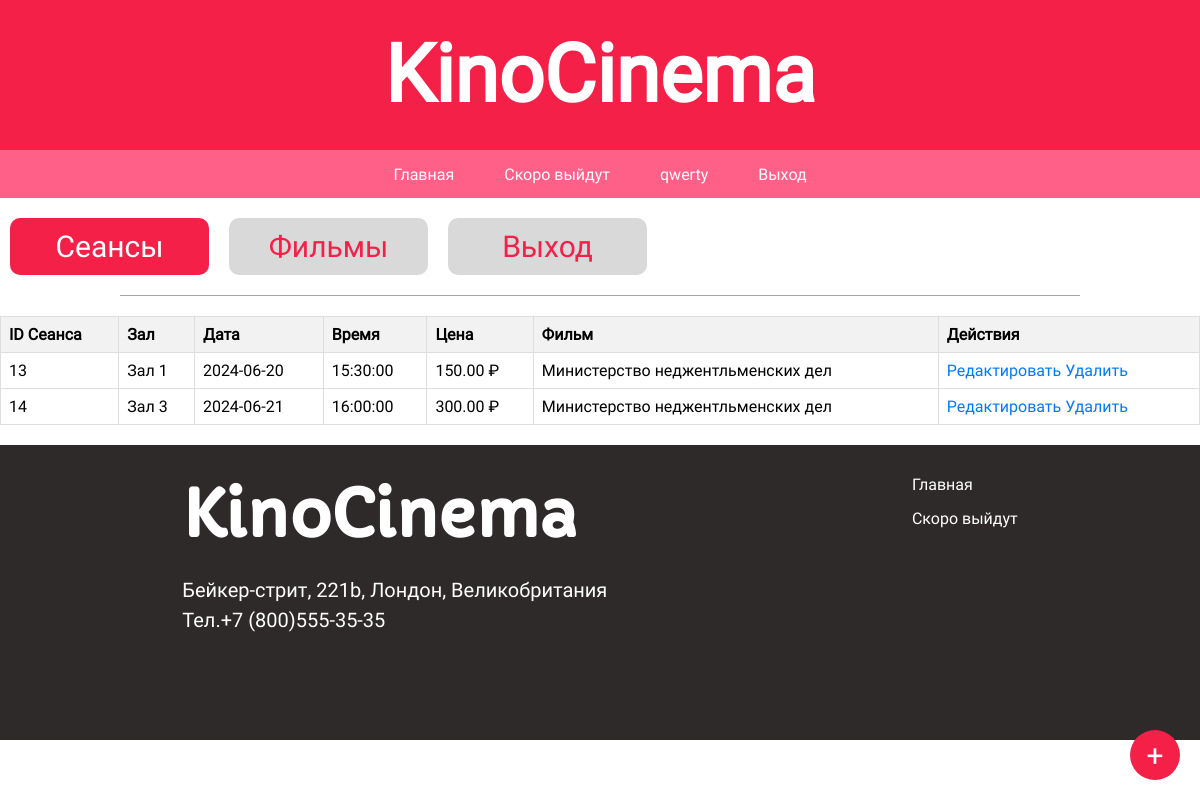
The page /admin (signed in) on the database its author committed.
### tables this page shows
CREATE TABLE `session` (
  `id_session` int(11) NOT NULL,
  `id_film_session` int(11) DEFAULT NULL,
  `id_hall` int(11) DEFAULT NULL,
  `date` date DEFAULT NULL,
  `time` time DEFAULT NULL,
  `price` decimal(6,2) DEFAULT NULL
);

CREATE TABLE `hall` (
  `id_hall` int(11) NOT NULL,
  `name` varchar(255) NOT NULL,
  `number_of_rows` int(11) DEFAULT NULL,
  `number_of_seats` int(11) DEFAULT NULL
);

CREATE TABLE `film_session` (
  `id_film_session` int(11) NOT NULL,
  `name_film` varchar(255) NOT NULL,
  `duration` int(11) DEFAULT NULL,
  `genres` varchar(255) DEFAULT NULL,
  `director` varchar(255) DEFAULT NULL,
  `cast` text,
  `trailer` varchar(255) DEFAULT NULL,
  `poster` varchar(255) DEFAULT NULL,
  `fon` varchar(255) DEFAULT NULL,
  `description` text,
  `status` enum('0','1') NOT NULL DEFAULT '0'
);

### admin/index.php (the view, shortened to what this page needs)
<?php
require_once "../header.php";
$sql = "SELECT session.id_session, hall.name AS hall_name, session.date, session.time, session.price, film_session.name_film
        FROM session
        JOIN hall ON session.id_hall = hall.id_hall
        JOIN film_session ON session.id_film_session = film_session.id_film_session ORDER BY session.id_session ASC ";
$result = mysqli_query($connection, $sql);
?>
<head>
  <link rel="stylesheet" href="../css/admin_film.css">
</head>
<div class="button-container">
  <a href="#" class="button button-data">Сеансы</a>
  <a href="film.php" class="button button-tickets">Фильмы</a>
  <a href="../signout.php" class="button button-exit">Выход</a>
</div>
<div class="line-container">
  <div class="line"></div>
</div>
<div class="table-container">
  <table>
    <thead>
      <tr>
        <th>ID Сеанса</th>
        <th>Зал</th>
        <th>Дата</th>
        <th>Время</th>
        <th>Цена</th>
        <th>Фильм</th>
        <th>Действия</th>
      </tr>
    </thead>
    <tbody>
      <?php while ($row = mysqli_fetch_assoc($result)): ?>
        <tr>
          <td><?= $row['id_session'] ?></td>
          <td><?= $row['hall_name'] ?></td>
          <td><?= $row['date'] ?></td>
          <td><?= $row['time'] ?></td>
          <td><?= $row['price'] ?> ₽</td>
          <td><?= $row['name_film'] ?></td>
          <td>
            <a href="#" onclick="openEditModal(<?= $row['id_session'] ?>)">Редактировать</a>
            <a href="#" onclick="confirmDelete(<?= $row['id_session'] ?>)">Удалить</a>
          </td>
        </tr>
      <?php endwhile; ?>
    </tbody>
  </table>
</div>
<a href="#" class="add-button"></a>
<?php
require_once "../footer.php";
?>

### css/style.css (style rules this page uses)
* { margin: 0; font-family: 'Roboto-Regular'; padding: 0; }
a { text-decoration: none; }

### css/admin_film.css (style rules this page uses)
.button-container { display: flex; flex-wrap: wrap; }
.button { width: 199px; height: 57px; border: none; font-size: 30px; cursor: pointer; border-radius: 10px; margin: 20px 10px; text-decoration: none; background-color: #F42048; color: white; display: flex; justify-content: center; align-items: center; }
.button-tickets, .button-exit { background-color: #D9D9D9; color: #F42048; }
.line-container { display: flex; justify-content: center; }
.line { width: 1734px; height: 1px; background-color: black; }
@media (max-width: 1734px) { .line { width: 80%; } }
.line { height: 1px; background-color: #A3A3A3; margin: 0 auto; max-width: 90%; }
.table-container { overflow-x: auto; }
table { width: 100%; border-collapse: collapse; margin-top: 20px; margin-bottom: 20px; font-family: sans-serif; }
th, td { border: 1px solid #ddd; padding: 8px; text-align: left; }
th { background-color: #f2f2f2; font-weight: bold; }
a { color: #007bff; text-decoration: none; }
.add-button { position: fixed; bottom: 20px; right: 20px; display: flex; align-items: center; justify-content: center; width: 50px; height: 50px; background-color: #F42048; border-radius: 50%; cursor: pointer; }
.add-button::before { content: "+"; font-size: 30px; color: white; }
.add-button { transition: transform 0.2s ease; }

### rows shown on the page
session: id_session "13", id_hall.name "Зал 1", date "2024-06-20", time "15:30:00", price "150.00", id_film_session.name_film "Министерство неджентльменских дел"
session: id_session "14", id_hall.name "Зал 3", date "2024-06-21", time "16:00:00", price "300.00", id_film_session.name_film "Министерство неджентльменских дел"

### other values the page prints
$_SESSION['name'] "qwerty"
